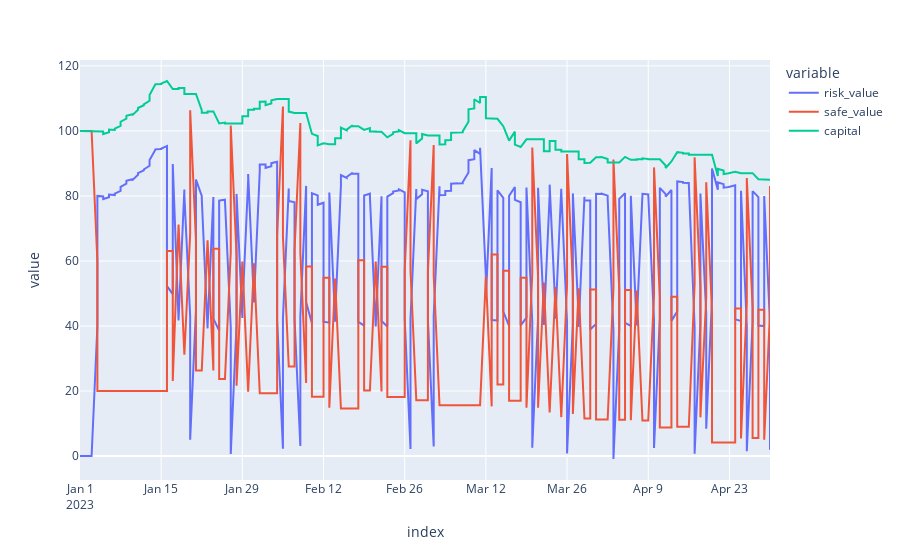

Here is the notebook cell this chart was saved with:
### Code cell
px.line(portfolio[['risk_value', 'safe_value', 'capital']])

### Figure 1 — Plotly figure (JSON) as saved in the notebook; plotly's stock layout.template omitted (floating-point values rounded to 4 significant figures; data arrays with more than 128 entries replaced by an {"elided": "..."} marker saying what was removed)
{"data": [{"hovertemplate": "variable=risk_value<br>index=%{x}<br>value=%{y}<extra></extra>", "legendgroup": "risk_value", "line": {"color": "#636efa", "dash": "solid"}, "mode": "lines", "name": "risk_value", "orientation": "v", "showlegend": true, "type": "scatter", "x": {"elided": "240 str values"}, "xaxis": "x", "y": {"elided": "240 float values"}, "yaxis": "y"}, {"hovertemplate": "variable=safe_value<br>index=%{x}<br>value=%{y}<extra></extra>", "legendgroup": "safe_value", "line": {"color": "#EF553B", "dash": "solid"}, "mode": "lines", "name": "safe_value", "orientation": "v", "showlegend": true, "type": "scatter", "x": {"elided": "240 str values"}, "xaxis": "x", "y": {"elided": "240 float values"}, "yaxis": "y"}, {"hovertemplate": "variable=capital<br>index=%{x}<br>value=%{y}<extra></extra>", "legendgroup": "capital", "line": {"color": "#00cc96", "dash": "solid"}, "mode": "lines", "name": "capital", "orientation": "v", "showlegend": true, "type": "scatter", "x": {"elided": "240 str values"}, "xaxis": "x", "y": {"elided": "240 float values"}, "yaxis": "y"}], "layout": {"legend": {"title": {"text": "variable"}, "tracegroupgap": 0}, "margin": {"t": 60}, "xaxis": {"anchor": "y", "domain": [0, 1], "title": {"text": "index"}}, "yaxis": {"anchor": "x", "domain": [0, 1], "title": {"text": "value"}}}}
